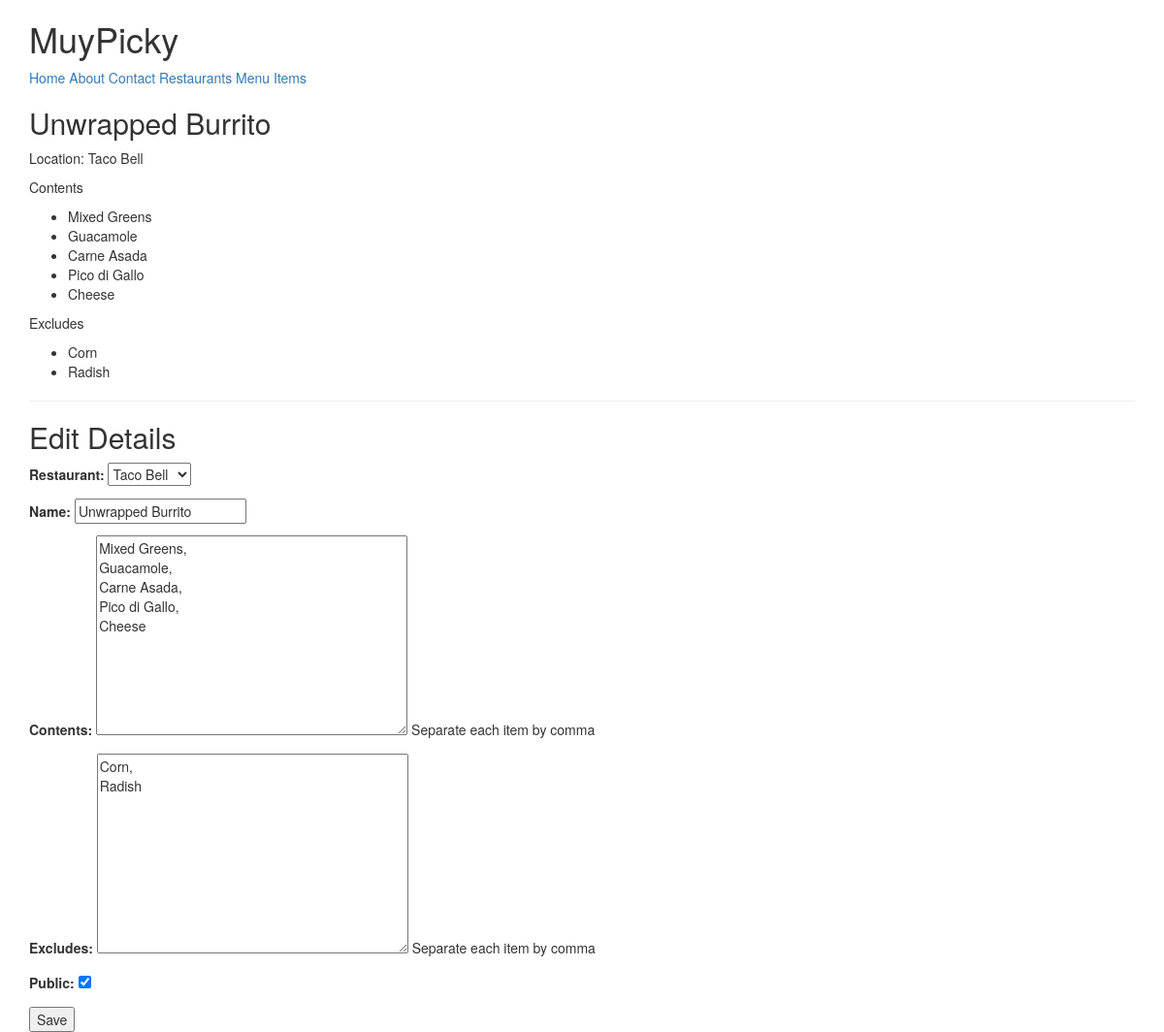
The app's page /items/2/ (signed in) with its own data.
### menus/models.py (models this page shows, shortened)
class Item(models.Model):
    user = models.ForeignKey(settings.AUTH_USER_MODEL)
    restaurant = models.ForeignKey(RestaurantLocation)
    name = models.CharField(max_length=120)
    contents = models.TextField(help_text='Separate each item by comma')
    excludes = models.TextField(blank=True, null=True, help_text='Separate each item by comma')
    public = models.BooleanField(default=True)
    timestamp = models.DateTimeField(auto_now_add=True)
    updated = models.DateTimeField(auto_now=True)
    class Meta:
        ordering = ['-updated', '-timestamp']
    def get_contents(self):
        return self.contents.split(",")
    def get_excludes(self):
        return self.excludes.split(",")

### restaurants/models.py (models this page shows, shortened)
class RestaurantLocation(models.Model):
    owner = models.ForeignKey(User)
    name = models.CharField(max_length=120)
    location = models.CharField(max_length=120, null=True, blank=True)
    category = models.CharField(max_length=120, null=True, blank=True, validators=[validate_category])
    timestamp = models.DateTimeField(auto_now_add=True)
    updated = models.DateTimeField(auto_now=True)
    slug = models.SlugField(null=True, blank=True)
    objects = RestaurantLocationManager()  # Add to Model.objects.all()
    def __str__(self):
        return self.name

### menus/views.py (the view)
# urls.py: url(r'^(?P<pk>\d+)/$', ItemUpdateView.as_view(), name='detail'),
class ItemUpdateView(LoginRequiredMixin, UpdateView):
    template_name = 'menus/detail-update.html'
    form_class = ItemForm
    def get_form_kwargs(self):
        kwargs = super(ItemUpdateView, self).get_form_kwargs()
        kwargs['user'] = self.request.user
        return kwargs
    def get_queryset(self):
        return Item.objects.filter(user=self.request.user)
    def get_context_data(self, **kwargs):
        context = super(ItemUpdateView, self).get_context_data(**kwargs)
        context['title'] = 'Update Item'
        return context

### menus/forms.py
class ItemForm(forms.ModelForm):
    class Meta:
        model = Item
        fields = [
            'restaurant',
            'name',
            'contents',
            'excludes',
            'public'
        ]
    def __init__(self, user=None, **kwargs):
        super(ItemForm, self).__init__(**kwargs)
        self.fields['restaurant'].queryset = RestaurantLocation.objects.filter(owner=user)

### restaurants/models.py (called while the page is built)
    def get_queryset(self):
        return RestaurantLocationQuerySet(self.model, using=self._db)

### menus/templates/menus/detail-update.html (shortened to what this page needs)
{% extends "base.html" %}
{% block content %}
<h2>{{ form.instance.name }}</h2>
<p>Location: {{ form.instance.restaurant.name }}</p>
{% if form.instance.contents %}
<p>Contents</p>
<ul>
    {% for item in form.instance.get_contents %}
    <li>{{ item }}</li>
    {% endfor %}
</ul>
{% endif %}
{% if form.instance.excludes %}
<p>Excludes</p>
<ul>
    {% for item in form.instance.get_excludes %}
    <li>{{ item }}</li>
    {% endfor %}
</ul>
{% endif %}
<hr/>
<h2>Edit Details</h2>
{% include "snippets/form_snippet.html" with form=form %}
{% endblock content %}

### templates/snippets/form_snippet.html (shortened to what this page needs)
<form method="post">
    {{ form.as_p }}
    <button type="submit">Save</button>
</form>

### records on screen
Item: instance.name "Unwrapped Burrito", instance.restaurant.name "Taco Bell", restaurant "Taco Bell", contents "Mixed Greens, Guacamole, Carne Asada, Pico di Gallo, Cheese", excludes "Corn, Radish", public "☑"
RestaurantLocation: name "Unwrapped Burrito"

### other values on screen
{{ item }} "Mixed Greens" "Guacamole" "Carne Asada" "Pico di Gallo" "Cheese"
{{ item }} "Corn" "Radish"
